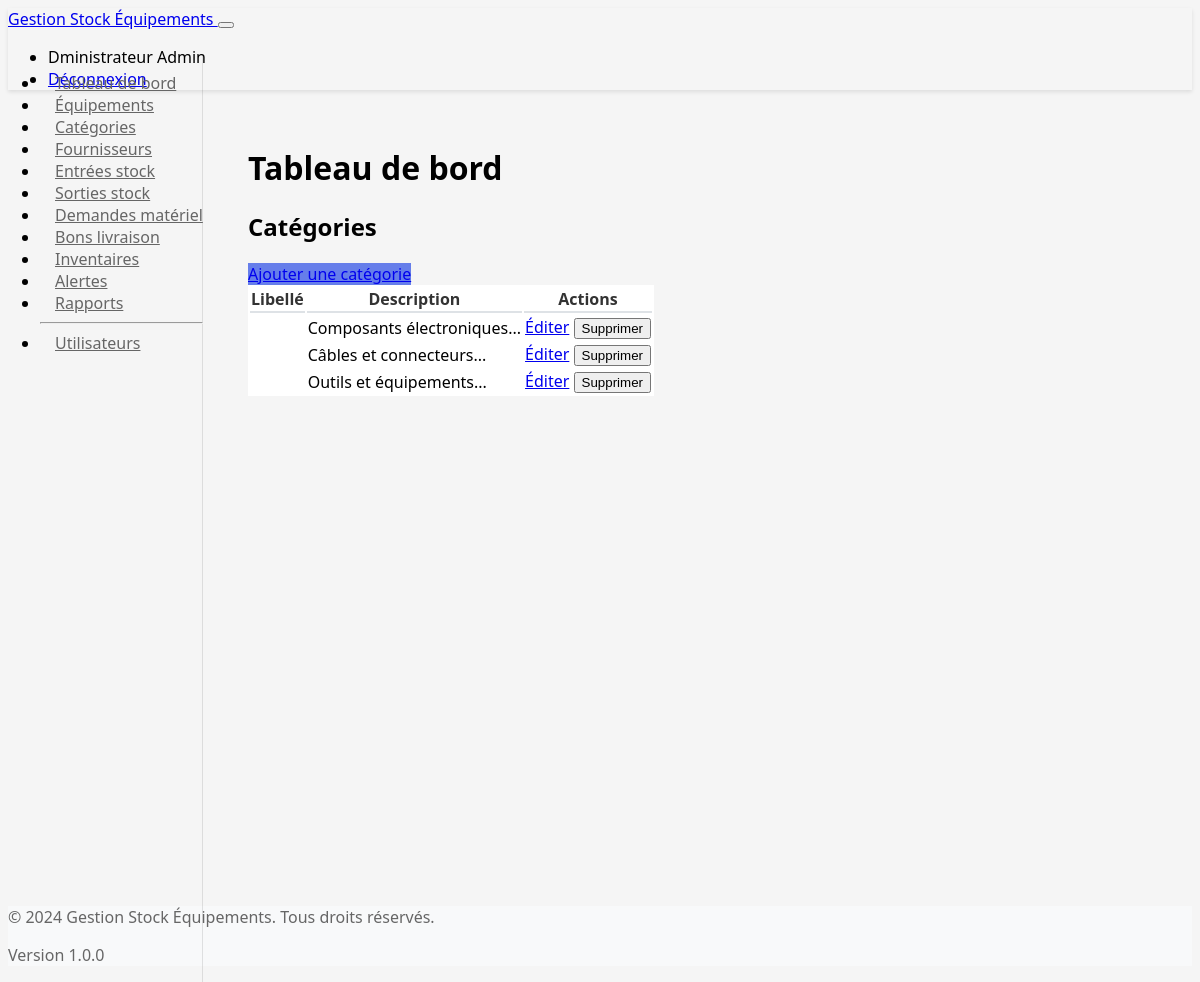
/categorie (signed in), run on the app's committed database.
### tables this page shows
CREATE TABLE IF NOT EXISTS `categorie` (
  `id` INT PRIMARY KEY AUTO_INCREMENT,
  `nom` VARCHAR(100) NOT NULL,
  `description` TEXT,
  `date_creation` DATETIME DEFAULT CURRENT_TIMESTAMP
);

### core/Response.php (called while the page is built, shortened)
<?php
class Response {
    public function layout($layout, $view, $data = []) {
        $layoutFile = APP_PATH . "/views/layouts/{$layout}.php";
        $viewFile = APP_PATH . "/views/{$view}.php";
        extract($data);
        require $viewFile;
        $content = ob_get_clean();
        require $layoutFile;
    }
    public function view($view, $data = []) {
        $this->layout('main', $view, $data);
    }
}

### app/controllers/CategorieController.php (called while the page is built, shortened)
<?php
class CategorieController extends Controller {
    private $model;
    public function __construct(Request $request, Response $response) {
        $this->model = new CategorieModel();
    }
    public function index() {
        $categories = $this->model->getAll();
        $this->response->view('categories/index', ['categories' => $categories]);
    }
}

### core/Router.php (called while the page is built, shortened)
<?php
class Router {
    private $routes = [];
    private $request;
    private $response;
    public function __construct(Request $request, Response $response) {
        $this->request = $request;
        $this->response = $response;
    }
    public function get($path, $controller) {
        $this->routes['GET'][$path] = $controller;
    }
    public function post($path, $controller) {
        $this->routes['POST'][$path] = $controller;
    }
    public function dispatch() {
        $method = $this->request->getMethod();
        $path = $this->request->getPath();
        if (isset($this->routes[$method])) {
            foreach ($this->routes[$method] as $route => $controller) {
                if ($this->matchRoute($route, $path)) {
                    return $this->executeController($controller);
                }
            }
        }
        $this->response->setStatusCode(404);
        $this->response->render('errors/404');
    }
    private function matchRoute($route, $path) {
        $routePattern = preg_replace('/\{[^}]+\}/', '[^/]+', $route);
        $routePattern = str_replace('/', '\/', $routePattern);
        return (bool)preg_match("/^{$routePattern}$/", $path);
    }
    private function executeController($controller) {
        [$className, $methodName] = explode('@', $controller);
        $controllerInstance = new $className($this->request, $this->response);
        return $controllerInstance->$methodName();
    }
}

### index.php (called while the page is built, shortened)
<?php
require_once ROOT_DIR . '/config/session.php';
require_once ROOT_DIR . '/config/database.php';
require_once ROOT_DIR . '/core/Response.php';
require_once ROOT_DIR . '/core/Router.php';
require_once ROOT_DIR . '/core/Session.php';
$request = new Request();
$response = new Response();
$router = new Router($request, $response);
$router->get('/auth/login', 'Auth@login');
$router->post('/auth/login', 'Auth@login');
$router->get('/auth/register', 'Auth@register');
$router->post('/auth/register', 'Auth@register');
$router->get('/auth/logout', 'Auth@logout');
$router->get('/dashboard', 'Dashboard@index');
$router->get('/', 'Dashboard@redirect');
$router->get('/categorie', 'Categorie@index');
$router->get('/categorie/create', 'Categorie@create');
$router->post('/categorie', 'Categorie@store');
$router->get('/categorie/{id}', 'Categorie@show');
$router->get('/categorie/{id}/edit', 'Categorie@edit');
$router->post('/categorie/{id}/update', 'Categorie@update');
$router->post('/categorie/{id}/delete', 'Categorie@delete');
$router->get('/equipement', 'Equipement@index');
$router->get('/equipement/create', 'Equipement@create');
$router->post('/equipement', 'Equipement@store');
$router->get('/equipement/{id}', 'Equipement@show');
$router->get('/equipement/{id}/edit', 'Equipement@edit');
$router->post('/equipement/{id}/update', 'Equipement@update');
$router->post('/equipement/{id}/delete', 'Equipement@delete');
$router->get('/fournisseur', 'Fournisseur@index');
$router->get('/fournisseur/create', 'Fournisseur@create');
$router->post('/fournisseur', 'Fournisseur@store');
$router->get('/fournisseur/{id}/edit', 'Fournisseur@edit');
$router->post('/fournisseur/{id}/update', 'Fournisseur@update');
$router->post('/fournisseur/{id}/delete', 'Fournisseur@delete');
$router->get('/entree-stock', 'EntreeStock@index');
$router->get('/entree-stock/create', 'EntreeStock@create');
$router->post('/entree-stock', 'EntreeStock@store');
$router->get('/entree-stock/{id}', 'EntreeStock@show');
$router->get('/sortie-stock', 'SortieStock@index');
$router->get('/sortie-stock/create', 'SortieStock@create');
$router->post('/sortie-stock', 'SortieStock@store');
$router->get('/sortie-stock/{id}', 'SortieStock@show');
$router->get('/demande-materiel', 'DemandeMateriel@index');
$router->get('/demande-materiel/create', 'DemandeMateriel@create');
$router->post('/demande-materiel', 'DemandeMateriel@store');
$router->get('/demande-materiel/{id}', 'DemandeMateriel@show');
$router->get('/demande-materiel/{id}/edit', 'DemandeMateriel@edit');
$router->post('/demande-materiel/{id}/update', 'DemandeMateriel@update');
$router->get('/bon-livraison', 'BonLivraison@index');
$router->get('/bon-livraison/create', 'BonLivraison@create');
$router->post('/bon-livraison', 'BonLivraison@store');
$router->get('/bon-livraison/{id}', 'BonLivraison@show');
$router->get('/alerte', 'Alerte@index');
$router->get('/inventaire', 'Inventaire@index');
$router->get('/inventaire/create', 'Inventaire@create');
$router->post('/inventaire', 'Inventaire@store');
$router->get('/inventaire/{id}', 'Inventaire@show');
$router->get('/utilisateur', 'Utilisateur@index');
$router->get('/utilisateur/create', 'Utilisateur@create');
$router->post('/utilisateur', 'Utilisateur@store');
$router->get('/utilisateur/{id}/edit', 'Utilisateur@edit');
$router->post('/utilisateur/{id}/update', 'Utilisateur@update');
$router->post('/utilisateur/{id}/delete', 'Utilisateur@delete');
$router->get('/rapport', 'Rapport@index');
$router->get('/rapport/mouvements', 'Rapport@mouvements');
$router->get('/rapport/alertes_historique', 'Rapport@alertes_historique');
$router->dispatch();

### config/database.php (called while the page is built, shortened)
<?php
class Database {
    private $pdo;
    public function __construct() {
        try {
            $dsn = 'mysql:host=' . DB_HOST . ';dbname=' . DB_NAME . ';charset=' . DB_CHARSET;
            $this->pdo = new PDO($dsn, DB_USER, DB_PASS);
            $this->pdo->setAttribute(PDO::ATTR_ERRMODE, PDO::ERRMODE_EXCEPTION);
            $this->pdo->setAttribute(PDO::ATTR_DEFAULT_FETCH_MODE, PDO::FETCH_ASSOC);
        } catch (PDOException $e) {
            die('Erreur de connexion à la base de données: ' . $e->getMessage());
        }
    }
    public function getConnection() {
        return $this->pdo;
    }
}

### app/models/Model.php (called while the page is built, shortened)
<?php
require_once CONFIG_PATH . '/database.php';
class Model {
    protected $table;
    protected $pdo;
    public function __construct() {
        $database = new Database();
        $this->pdo = $database->getConnection();
    }
    public function getAll() {
        $sql = "SELECT * FROM {$this->table}";
        $stmt = $this->pdo->query($sql);
        return $stmt->fetchAll();
    }
}

### config/session.php (called while the page is built, shortened)
<?php
function getCurrentUser() {
    return $_SESSION['user'] ?? null;
}

### app/views/categories/index.php (the view)
<h2>Catégories</h2>
<div class="mb-3">
    <a href="<?php echo APP_URL; ?>/categorie/create" class="btn btn-primary">Ajouter une catégorie</a>
</div>
<?php if (!empty($categories)): ?>
    <div class="table-responsive">
        <table class="table table-striped">
            <thead>
                <tr>
                    <th>Libellé</th>
                    <th>Description</th>
                    <th>Actions</th>
                </tr>
            </thead>
            <tbody>
                <?php foreach ($categories as $cat): ?>
                    <tr>
                        <td><?php echo htmlspecialchars($cat['libelle']); ?></td>
                        <td><?php echo htmlspecialchars(substr($cat['description'] ?? '', 0, 50)); ?>...</td>
                        <td>
                            <a href="<?php echo APP_URL; ?>/categorie/<?php echo $cat['id_categorie']; ?>/edit" class="btn btn-sm btn-warning">Éditer</a>
                            <form method="POST" action="<?php echo APP_URL; ?>/categorie/<?php echo $cat['id_categorie']; ?>/delete" style="display:inline;">
                                <button type="submit" class="btn btn-sm btn-danger" onclick="return confirm('Êtes-vous sûr?')">Supprimer</button>
                            </form>
                        </td>
                    </tr>
                <?php endforeach; ?>
            </tbody>
        </table>
    </div>
<?php else: ?>
    <div class="alert alert-info">Aucune catégorie trouvée</div>
<?php endif; ?>

### app/views/layouts/main.php (shortened to what this page needs)
<!DOCTYPE html>
<html lang="fr">
<head>
    <link href="<?php echo APP_URL; ?>/public/css/bootstrap.min.css" rel="stylesheet">
    <link href="<?php echo APP_URL; ?>/public/css/style.css" rel="stylesheet">
</head>
<body>
    <?php include APP_PATH . '/views/partials/navbar.php'; ?>
    <div class="container-fluid">
        <div class="row">
            <?php include APP_PATH . '/views/partials/sidebar.php'; ?>
            <main class="col-md-9 ms-sm-auto col-lg-10 px-md-4">
                <div class="d-flex justify-content-between flex-wrap flex-md-nowrap align-items-center pt-3 pb-2 mb-3 border-bottom">
                    <h1 class="h2">Tableau de bord</h1>
                </div>
                <?php echo $content; ?>
            </main>
        </div>
    </div>
    <?php include APP_PATH . '/views/partials/footer.php'; ?>
</body>
</html>

### app/views/partials/navbar.php (shortened to what this page needs)
<?php
$user = getCurrentUser();
?>
<nav class="navbar navbar-expand-lg navbar-dark bg-dark">
    <div class="container-fluid">
        <a class="navbar-brand" href="<?php echo APP_URL; ?>/dashboard">
            <?php echo APP_NAME; ?>
        </a>
        <button class="navbar-toggler" type="button" data-bs-toggle="collapse" data-bs-target="#navbarNav">
        </button>
        <div class="collapse navbar-collapse" id="navbarNav">
            <ul class="navbar-nav ms-auto">
                <?php if ($user): ?>
                    <li class="nav-item">
                        <span class="nav-link">
                            <?php echo htmlspecialchars($user['prenom'] . ' ' . $user['nom']); ?>
                        </span>
                    </li>
                    <li class="nav-item">
                        <a class="nav-link" href="<?php echo APP_URL; ?>/auth/logout">Déconnexion</a>
                    </li>
                <?php else: ?>
                    <li class="nav-item">
                        <a class="nav-link" href="<?php echo APP_URL; ?>/auth/login">Connexion</a>
                    </li>
                <?php endif; ?>
            </ul>
        </div>
    </div>
</nav>

### app/views/partials/sidebar.php
<?php
$user = getCurrentUser();
?>
<nav class="col-md-3 col-lg-2 d-md-block bg-light sidebar">
    <div class="position-sticky pt-3">
        <ul class="nav flex-column">
            <li class="nav-item">
                <a class="nav-link" href="<?php echo APP_URL; ?>/dashboard">
                    <i class="bi bi-house"></i> Tableau de bord
                </a>
            </li>
            <li class="nav-item">
                <a class="nav-link" href="<?php echo APP_URL; ?>/equipement">
                    <i class="bi bi-box"></i> Équipements
                </a>
            </li>
            <li class="nav-item">
                <a class="nav-link" href="<?php echo APP_URL; ?>/categorie">
                    <i class="bi bi-tags"></i> Catégories
                </a>
            </li>
            <li class="nav-item">
                <a class="nav-link" href="<?php echo APP_URL; ?>/fournisseur">
                    <i class="bi bi-shop"></i> Fournisseurs
                </a>
            </li>
            <li class="nav-item">
                <a class="nav-link" href="<?php echo APP_URL; ?>/entree-stock">
                    <i class="bi bi-arrow-down"></i> Entrées stock
                </a>
            </li>
            <li class="nav-item">
                <a class="nav-link" href="<?php echo APP_URL; ?>/sortie-stock">
                    <i class="bi bi-arrow-up"></i> Sorties stock
                </a>
            </li>
            <li class="nav-item">
                <a class="nav-link" href="<?php echo APP_URL; ?>/demande-materiel">
                    <i class="bi bi-file-earmark"></i> Demandes matériel
                </a>
            </li>
            <li class="nav-item">
                <a class="nav-link" href="<?php echo APP_URL; ?>/bon-livraison">
                    <i class="bi bi-package"></i> Bons livraison
                </a>
            </li>
            <li class="nav-item">
                <a class="nav-link" href="<?php echo APP_URL; ?>/inventaire">
                    <i class="bi bi-list-check"></i> Inventaires
                </a>
            </li>
            <li class="nav-item">
                <a class="nav-link" href="<?php echo APP_URL; ?>/alerte">
                    <i class="bi bi-exclamation-triangle"></i> Alertes
                </a>
            </li>
            <li class="nav-item">
                <a class="nav-link" href="<?php echo APP_URL; ?>/rapport">
                    <i class="bi bi-graph-up"></i> Rapports
                </a>
            </li>
            <?php if ($user && $user['role'] === 'admin'): ?>
                <hr>
                <li class="nav-item">
                    <a class="nav-link" href="<?php echo APP_URL; ?>/utilisateur">
                        <i class="bi bi-people"></i> Utilisateurs
                    </a>
                </li>
            <?php endif; ?>
        </ul>
    </div>
</nav>

### app/views/partials/footer.php
<footer class="border-top mt-5 py-4">
    <div class="container">
        <div class="row">
            <div class="col-md-6">
                <p class="text-muted">© 2024 <?php echo APP_NAME; ?>. Tous droits réservés.</p>
            </div>
            <div class="col-md-6 text-end">
                <p class="text-muted">Version <?php echo APP_VERSION; ?></p>
            </div>
        </div>
    </div>
</footer>

### public/css/style.css (style rules this page uses)
:root { --primary-color: #667eea; --secondary-color: #764ba2; }
body { background-color: #f5f5f5; font-family: 'Segoe UI', Tahoma, Geneva, Verdana, sans-serif; }
.navbar { box-shadow: 0 2px 4px rgba(0, 0, 0, 0.1); }
.sidebar { position: fixed; top: 56px; bottom: 0; left: 0; z-index: 100; padding: 0; box-shadow: inset -1px 0 0 rgba(0, 0, 0, 0.1); overflow-y: auto; }
.sidebar .nav-link { color: #666; transition: all 0.3s ease; border-left: 3px solid transparent; padding-left: 0.75rem; }
main { margin-top: 56px; margin-left: 240px; min-height: calc(100vh - 56px); }
.btn-primary { background-color: var(--primary-color); border-color: var(--primary-color); }
footer { background-color: #f8f9fa; color: #666; }
.table { background-color: white; }
.table thead th { border-bottom: 2px solid #dee2e6; font-weight: 600; color: #333; }

### data on the page
categorie: description "Composants électroniques"
categorie: description "Câbles et connecteurs"
categorie: description "Outils et équipements"

### other printed values
APP_NAME "Gestion Stock Équipements"
$user['prenom'] . ' ' . $user['nom'] "Dministrateur Admin"
APP_VERSION "1.0.0"
